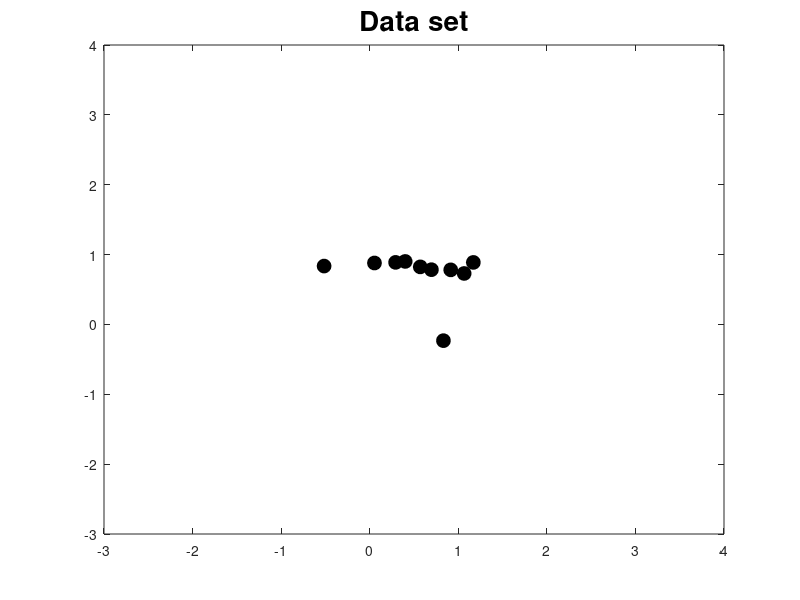
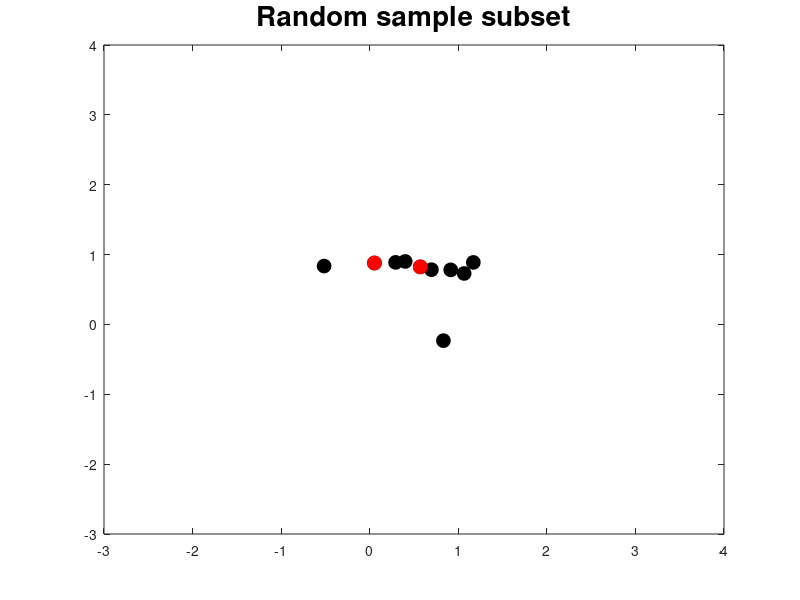
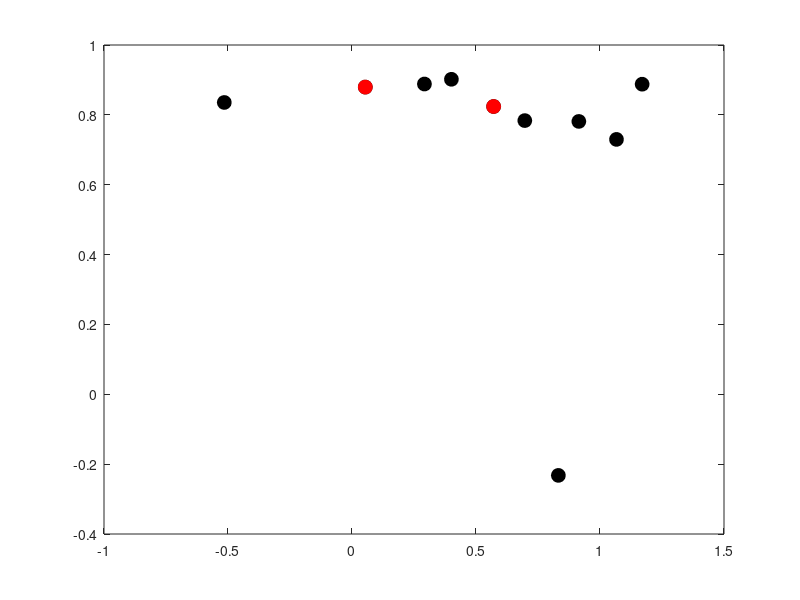

These figures' MATLAB source, in order: (Note: this script raises an error after producing the figures.)
%%%%%%%%%%%%%%%%%%%%%%%%%%%%%%%%%%%%%%%%%%%%%%%%%%%%%%%%%%
%% Random Sample Consensus (RASNAC) for 2D line fitting %%
clear all; close all; clc;
%%%%%%%%%%%%%%%%%%%%%%%%%%%%%%%%%%%%%%%%%%%%%%%%%%%%%%%%%%
%% Generate 2D points for ata set S %%%%%%%%%%%%%%%%%%%%%%
m=10; %the number of points in the data set S
p=[rand(2,1);1]; % a random 2D point in homogeneous coordinates
q=[rand(2,1);1]; % a random 2D point in homogeneous coordinates
% Basic Robotics - Lecture#3
line = cross(p,q); % homogeneous line equations as ax+by+c=0 where line = [a; b; c]
a = line(1); b = line(2); c = line(3);

x = linspace(0,1,m);
y = -(a/b)*x - c/b;
S = [x; y]; % the data set

S = S + 0.1*rand(2,m); % add small noise
%make some outliers
S(1,2) = S(1,2)+1;
S(1,5) = S(1,5)-1;
S(2,8) = S(2,8)-1;

%% show the data set S
figure; plot(S(1,:),S(2,:),'ko','markersize',10,'markerfacecolor','k')
title('Data set','fontsize',20);
axis([-3 4 -3 4]);

%%%%%%%%%%%%%%%%%%%%%%%%%%%%%%%%%%%%%%%%%%%%%%%%%%%%%
%% STEP 1 %%%%%%%%%%%%%%%%%%%%%%%%%%%%%%%%%%%%%%%%%%%
%% Random sample selection %%%%%%%%%%%%%%%%%%%%%%%%%%
randim(1) = randi(m);
randim(2) = randi(m);

while(randim(1) == randim(2))

  s = 2; %sample size for a line
  for i=1:s
    randim(1) = randi(m);
  endfor

endwhile

if (randim(1) != randim(2))
  selection(:,1) = S(:,randim(1));
  selection(:,2) = S(:,randim(2));
endif

%% show the selection
figure; plot(S(1,:),S(2,:),'ko','markersize',10,'markerfacecolor','k'); hold on;
plot(selection(1,:), selection(2,:),'ro','markersize',10,'markerfacecolor','r');
title('Random sample subset','fontsize', 20);
axis([-3 4 -3 4]);

%% instantiate the model from this sample subset
p = [ selection(:,1); 1]; % put into homogeneous coordinates the selection point
q = [ selection(:,2); 1]; % put into homogeneous coordinates the selection point
line_model = cross(p,q);
%% show the model
figure; plot(S(1,:),S(2,:),'ko','markersize',10,'markerfacecolor','k'); hold on;
plot(selection(1,:), selection(2,:),'ro','markersize',10,'markerfacecolor','r');
nL = normalize_homogeneous_line(line_model);
plot2Dline( nL, [-2, 3], 'b');
title('instantiate the model', 'fontsize', 20);
axis([-3 4 -3 4]);





